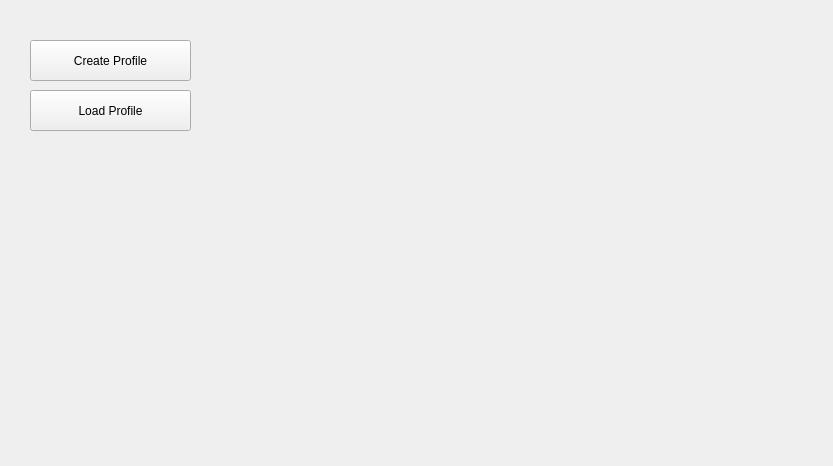
<?xml version="1.0" encoding="UTF-8"?>
<ui version="4.0">
 <class>StartupPage</class>
 <widget class="QWidget" name="StartupPage">
  <property name="geometry">
   <rect>
    <x>0</x>
    <y>0</y>
    <width>833</width>
    <height>466</height>
   </rect>
  </property>
  <property name="windowTitle">
   <string>Form</string>
  </property>
  <widget class="QPushButton" name="createProfileButton">
   <property name="geometry">
    <rect>
     <x>30</x>
     <y>40</y>
     <width>161</width>
     <height>41</height>
    </rect>
   </property>
   <property name="text">
    <string>Create Profile</string>
   </property>
  </widget>
  <widget class="QPushButton" name="loadProfileButton">
   <property name="geometry">
    <rect>
     <x>30</x>
     <y>90</y>
     <width>161</width>
     <height>41</height>
    </rect>
   </property>
   <property name="text">
    <string>Load Profile</string>
   </property>
  </widget>
 </widget>
 <resources/>
 <connections/>
</ui>
